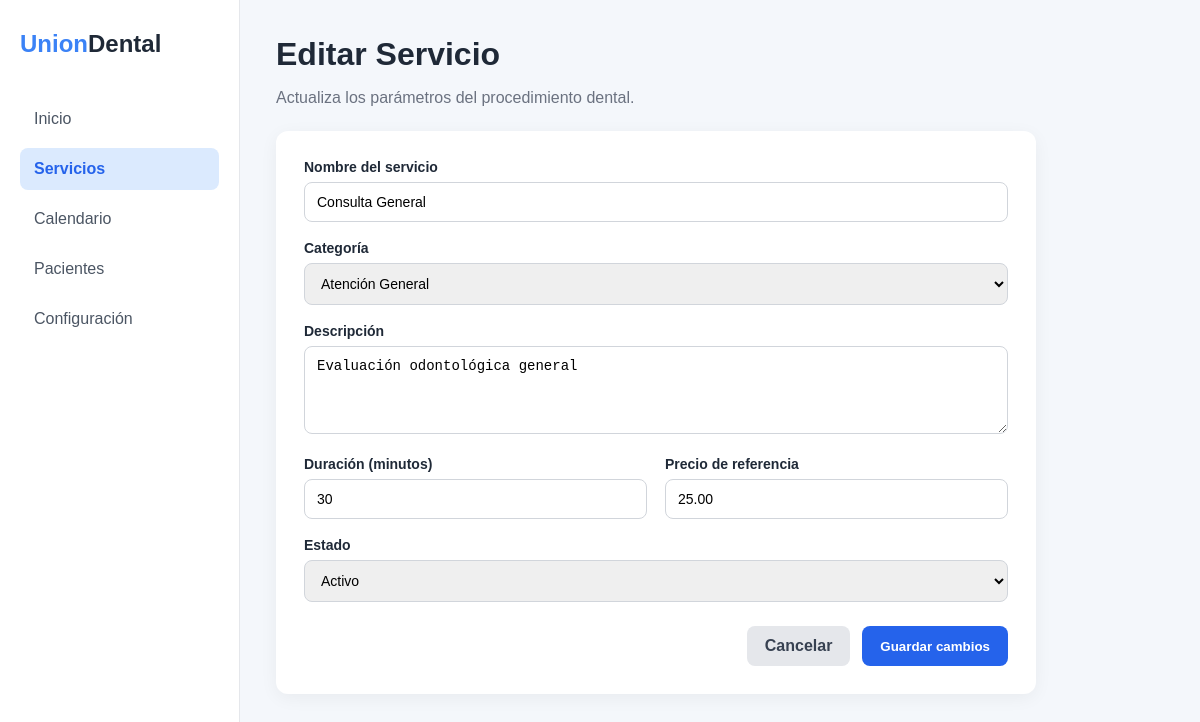
Screenshot of /src/public/index.php?url=servicio/editar/1 (signed in) with the database file from the repository.
### tables this page shows
CREATE TABLE IF NOT EXISTS servicios (
    id_servicio INT AUTO_INCREMENT PRIMARY KEY,
    id_categoria INT NOT NULL,
    nombre VARCHAR(120) NOT NULL,
    descripcion TEXT NULL,
    duracion_minutos INT NOT NULL DEFAULT 30,
    precio_ref DECIMAL(10,2) NOT NULL DEFAULT 0.00,
    estado ENUM('activo', 'inactivo') DEFAULT 'activo',
    creado_en TIMESTAMP DEFAULT CURRENT_TIMESTAMP,
    CONSTRAINT fk_servicios_categorias FOREIGN KEY (id_categoria) REFERENCES categorias_servicio(id_categoria) ON UPDATE CASCADE
);

CREATE TABLE IF NOT EXISTS categorias_servicio (
    id_categoria INT AUTO_INCREMENT PRIMARY KEY,
    nombre VARCHAR(100) NOT NULL UNIQUE,
    descripcion TEXT NULL,
    estado ENUM('activo', 'inactivo') DEFAULT 'activo',
    creado_en TIMESTAMP DEFAULT CURRENT_TIMESTAMP
);

### src/controllers/ServicioController.php (called while the page is built, shortened)
<?php
require_once __DIR__ . '/../models/Servicio.php';
require_once __DIR__ . '/../models/CategoriaServicio.php';
class ServicioController
{
    private Servicio $servicioModel;
    private CategoriaServicio $categoriaModel;
    public function __construct()
    {
        $this->servicioModel = new Servicio();
        $this->categoriaModel = new CategoriaServicio();
    }
    public function editar(int $id): void
    {
        $servicio = $this->servicioModel->obtenerPorId($id);
        $categorias = $this->categoriaModel->obtenerActivas();
        require __DIR__ . '/../views/servicios/editar.php';
    }
}

### src/config/Database.php (called while the page is built, shortened)
<?php
class Database {
    private static ?PDO $connection = null;
    public static function getConnection(): PDO {
        if (self::$connection === null) {
            $host = getenv('DB_HOST') ?: 'clinica_db';
            $port = getenv('DB_PORT') ?: '3306';
            $dbname = getenv('DB_NAME') ?: 'clinica_dental_db';
            $user = getenv('DB_USER') ?: 'clinica_user';
            $pass = getenv('DB_PASS') ?: 'Clinica2026!Pass';
            $dsn = "mysql:host={$host};port={$port};dbname={$dbname};charset=utf8mb4";
            $options = [
                PDO::ATTR_ERRMODE            => PDO::ERRMODE_EXCEPTION,
                PDO::ATTR_DEFAULT_FETCH_MODE => PDO::FETCH_ASSOC,
                PDO::ATTR_EMULATE_PREPARES   => false,
            ];
            try {
                self::$connection = new PDO($dsn, $user, $pass, $options);
            } catch (PDOException $e) {
                error_log("Error de conexión a la BD: " . $e->getMessage());
                die(json_encode([
                    'error' => true,
                    'message' => 'Error al conectar con la base de datos.'
                ]));
            }
        }
        return self::$connection;
    }
}

### src/models/Servicio.php (called while the page is built, shortened)
<?php
class Servicio
{
    private PDO $db;
    public function __construct()
    {
        $this->db = Database::getConnection();
    }
    public function obtenerPorId(int $id): ?array
    {
        $sql = "
            SELECT *
            FROM servicios
            WHERE id_servicio = :id
            LIMIT 1
        ";
        $stmt = $this->db->prepare($sql);
        $stmt->execute([
            'id' => $id
        ]);
        $servicio = $stmt->fetch();
        return $servicio ?: null;
    }
}

### src/models/CategoriaServicio.php (called while the page is built, shortened)
<?php
class CategoriaServicio
{
    private PDO $db;
    public function __construct()
    {
        $this->db = Database::getConnection();
    }
    public function obtenerActivas(): array
    {
        $sql = "
            SELECT *
            FROM categorias_servicio
            WHERE estado = 'activo'
            ORDER BY nombre
        ";
        $stmt = $this->db->query($sql);
        return $stmt->fetchAll();
    }
}

### src/views/servicios/editar.php (the view, shortened to what this page needs)
<!DOCTYPE html>
<html lang="es">
<head>
</head>
<body>
<div class="app">
    <aside class="sidebar">
        <div class="logo">
            <span>Union</span>Dental
        </div>
        <nav class="menu">
            <a href="?url=home/index">Inicio</a>
            <a href="?url=servicio/index" class="active">Servicios</a>
            <a href="#">Calendario</a>
            <a href="#">Pacientes</a>
            <a href="#">Configuración</a>
        </nav>
    </aside>
    <main class="main">
        <div class="header">
            <h1>Editar Servicio</h1>
            <p>Actualiza los parámetros del procedimiento dental.</p>
        </div>
        <div class="card">
            <form
                method="POST"
                action="?url=servicio/actualizar/<?= (int) $servicio['id_servicio'] ?>"
            >
                <div class="form-group">
                    <label for="nombre">Nombre del servicio</label>
                    <input
                        type="text"
                        id="nombre"
                        name="nombre"
                        value="<?= htmlspecialchars($servicio['nombre']) ?>"
                        required
                    >
                </div>
                <div class="form-group">
                    <label for="id_categoria">Categoría</label>
                    <select id="id_categoria" name="id_categoria" required>
                        <?php foreach ($categorias as $categoria): ?>
                            <option
                                value="<?= (int) $categoria['id_categoria'] ?>"
                                <?= (
                                    (int) $servicio['id_categoria']
                                    ===
                                    (int) $categoria['id_categoria']
                                ) ? 'selected' : '' ?>
                            >
                                <?= htmlspecialchars($categoria['nombre']) ?>
                            </option>
                        <?php endforeach; ?>
                    </select>
                </div>
                <div class="form-group">
                    <label for="descripcion">Descripción</label>
                    <textarea
                        id="descripcion"
                        name="descripcion"
                        rows="4"
                    ><?= htmlspecialchars($servicio['descripcion'] ?? '') ?></textarea>
                </div>
                <div class="row">
                    <div class="form-group">
                        <label for="duracion_minutos">Duración (minutos)</label>
                        <input
                            type="number"
                            id="duracion_minutos"
                            name="duracion_minutos"
                            min="1"
                            value="<?= (int) $servicio['duracion_minutos'] ?>"
                            required
                        >
                    </div>
                    <div class="form-group">
                        <label for="precio_ref">Precio de referencia</label>
                        <input
                            type="number"
                            id="precio_ref"
                            name="precio_ref"
                            min="0"
                            step="0.01"
                            value="<?= htmlspecialchars($servicio['precio_ref']) ?>"
                            required
                        >
                    </div>
                </div>
                <div class="form-group">
                    <label for="estado">Estado</label>
                    <select id="estado" name="estado" required>
                        <option
                            value="activo"
                            <?= $servicio['estado'] === 'activo' ? 'selected' : '' ?>
                        >
                            Activo
                        </option>
                    </select>
                </div>
                <div class="actions">
                    <a
                        href="?url=servicio/index"
                        class="btn btn-secondary"
                    >
                        Cancelar
                    </a>
                    <button
                        type="submit"
                        class="btn btn-primary"
                    >
                        Guardar cambios
                    </button>
                </div>
            </form>
        </div>
    </main>
</div>
</body>
</html>

### src/views/servicios/editar.php (style rules this page uses)
* { box-sizing: border-box; }
body { margin: 0; font-family: Arial, sans-serif; background: #f4f7fb; color: #1f2937; }
.app { display: flex; min-height: 100vh; }
.sidebar { width: 240px; background: white; border-right: 1px solid #e5e7eb; padding: 30px 20px; }
.logo { font-size: 24px; font-weight: 700; margin-bottom: 40px; }
.logo span:first-child { color: #3b82f6; }
.menu a { display: block; text-decoration: none; color: #4b5563; padding: 12px 14px; border-radius: 8px; margin-bottom: 8px; }
.menu a.active { background: #dbeafe; color: #2563eb; font-weight: 600; }
.main { flex: 1; padding: 36px; }
.header { margin-bottom: 24px; }
.header h1 { margin: 0; }
.header p { color: #6b7280; }
.card { max-width: 760px; background: white; padding: 28px; border-radius: 12px; box-shadow: 0 4px 18px rgba(0,0,0,0.05); }
.form-group { margin-bottom: 18px; }
label { display: block; margin-bottom: 7px; font-weight: 600; font-size: 14px; }
input, select, textarea { width: 100%; padding: 11px 12px; border: 1px solid #d1d5db; border-radius: 8px; font-size: 14px; }
.row { display: grid; grid-template-columns: 1fr 1fr; gap: 18px; }
.actions { display: flex; justify-content: flex-end; gap: 12px; margin-top: 24px; }
.btn { padding: 11px 18px; border-radius: 8px; text-decoration: none; border: none; cursor: pointer; font-weight: 600; }
.btn-secondary { background: #e5e7eb; color: #374151; }
.btn-primary { background: #2563eb; color: white; }

### rows the page displays
servicios: nombre "Consulta General", id_categoria "Atención General", descripcion "Evaluación odontológica general", duracion_minutos "30", precio_ref "25.00", estado "Activo"
